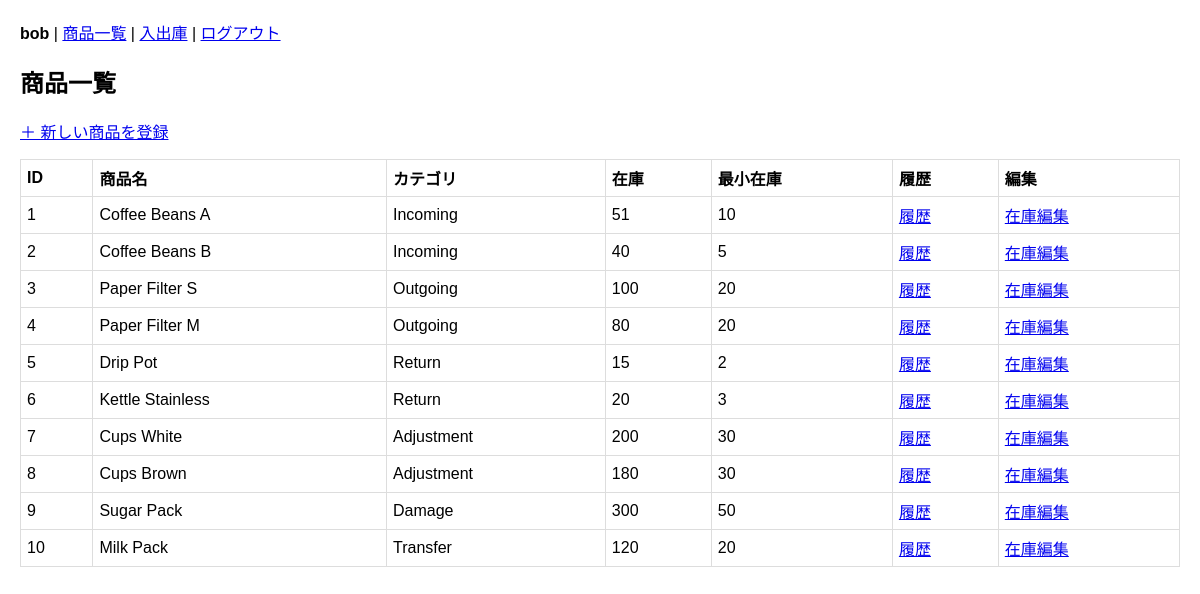
/products (signed in), run on the app's committed database.
### tables this page shows
CREATE TABLE products (
    product_id       INTEGER PRIMARY KEY,
    category_id      INTEGER,
    product_name     TEXT NOT NULL,
    stock_quantity   INTEGER DEFAULT 0,
    min_stock        INTEGER DEFAULT 0,
    FOREIGN KEY (category_id) REFERENCES categories(category_id)
);

CREATE TABLE categories (
    category_id   INTEGER PRIMARY KEY,
    category_name TEXT NOT NULL
);

### app.py (the view)
@app.route("/")
@app.route("/products")
@login_required
def products():
    db = db_utils.get_db()
    cur = db.execute("""
        SELECT p.product_id, p.product_name, p.stock_quantity, p.min_stock, c.category_name
        FROM products p LEFT JOIN categories c ON p.category_id = c.rowid
        ORDER BY p.product_id
    """)
    items = cur.fetchall()
    return render_template("products.html", products=items)

### app.py (called while the page is built)
def login_required(f):
    @wraps(f)
    def decorated(*args, **kwargs):
        if "user_id" not in session:
            flash("ログインしてください")
            return redirect(url_for("login"))
        return f(*args, **kwargs)
    return decorated

### db_utils.py (called while the page is built)
def get_db():
    if "db" not in g:
        g.db = sqlite3.connect(DATABASE)
        g.db.row_factory = sqlite3.Row
    return g.db

### templates/products.html
{% extends "base.html" %}
{% block body %}
<h2>商品一覧</h2>
<p><a href="{{ url_for('add_product') }}">＋ 新しい商品を登録</a></p>
<table>
  <tr><th>ID</th><th>商品名</th><th>カテゴリ</th><th>在庫</th><th>最小在庫</th><th>履歴</th><th>編集</th></tr>
  {% for p in products %}
  <tr>
    <td>{{ p.product_id }}</td>
    <td>{{ p.product_name }}</td>
    <td>{{ p.category_name or "-" }}</td>
    <td>{{ p.stock_quantity }}</td>
    <td>{{ p.min_stock }}</td>
    <td><a href="{{ url_for('history', product_id=p.product_id) }}">履歴</a></td>
    <td><a href="{{ url_for('set_stock', product_id=p.product_id) }}">在庫編集</a></td>
  </tr>
  {% endfor %}
</table>
{% endblock %}

### templates/base.html (style rules this page uses)
body { font-family: sans-serif; margin: 20px; }
table { border-collapse: collapse; width: 100%; }
th, td { border: 1px solid #ddd; padding: 6px; text-align: left; }

### data on the page
products: product_id "1", product_name "Coffee Beans A", category_name "Incoming", stock_quantity "51", min_stock "10"
products: product_id "2", product_name "Coffee Beans B", category_name "Incoming", stock_quantity "40", min_stock "5"
products: product_id "3", product_name "Paper Filter S", category_name "Outgoing", stock_quantity "100", min_stock "20"
products: product_id "4", product_name "Paper Filter M", category_name "Outgoing", stock_quantity "80", min_stock "20"
products: product_id "5", product_name "Drip Pot", category_name "Return", stock_quantity "15", min_stock "2"
products: product_id "6", product_name "Kettle Stainless", category_name "Return", stock_quantity "20", min_stock "3"
products: product_id "7", product_name "Cups White", category_name "Adjustment", stock_quantity "200", min_stock "30"
products: product_id "8", product_name "Cups Brown", category_name "Adjustment", stock_quantity "180", min_stock "30"
products: product_id "9", product_name "Sugar Pack", category_name "Damage", stock_quantity "300", min_stock "50"
products: product_id "10", product_name "Milk Pack", category_name "Transfer", stock_quantity "120", min_stock "20"

### other printed values
{{ session.username }} "bob"
